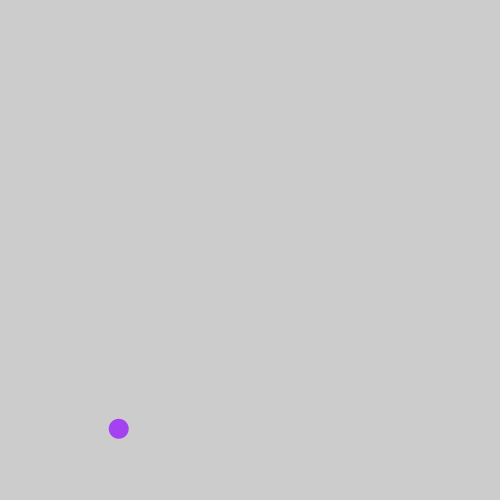
Frame 1 (no input)
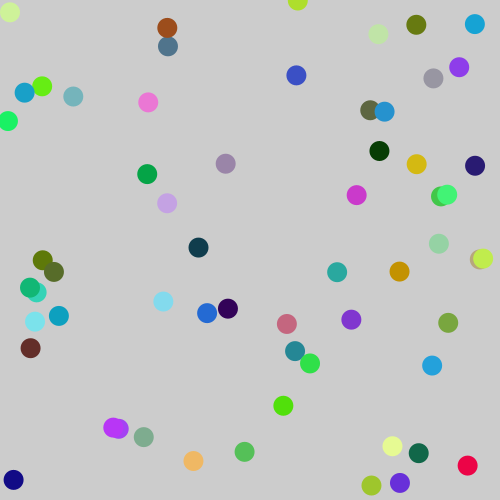
Frame 60 (the mouse pressed at the canvas centre just before this capture)
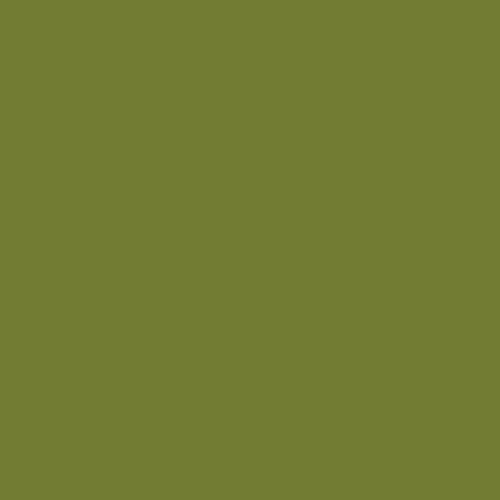
Frame 120 (the mouse held since frame 60 and released just before this capture)

The Processing sketch that drew these frames (run headless with seeded random() and noise(); from frame 60 on, the mouse is pressed at the canvas centre):

// Processing sketch: wierd
// ── wierd.pde
void setup() {
  size(500, 500);
  noStroke();
}

void draw() {
  if(mouseX < width/2){
  float r = random(255); 
  float g = random(255);
  float b = random(255);
  
  fill(r,g,b);
  float x = random(width);
  float y = random(height);
  ellipse(x,y,20,20);
  
}
else{
  background(random(255),random(155),random(55));
}
}
